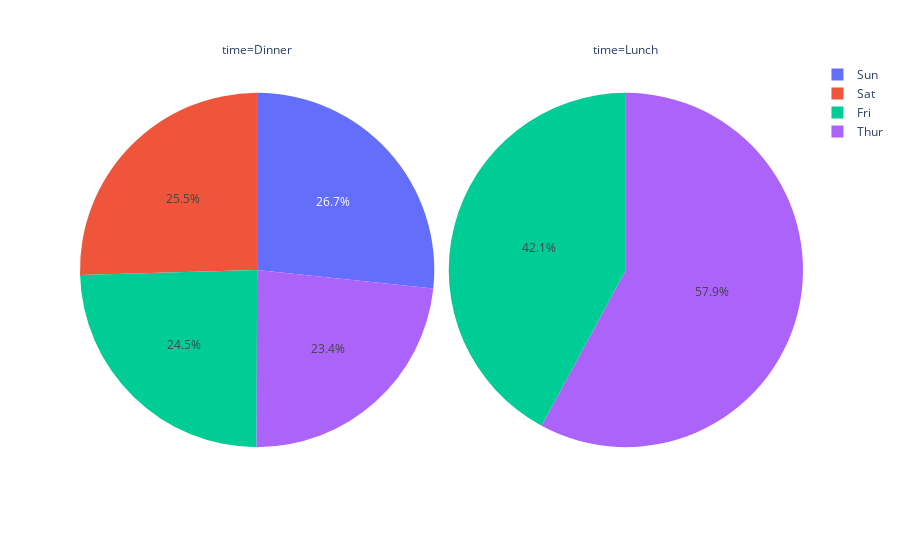

Here is the notebook cell this chart was saved with:
### Code cell
px.pie(dfres,'day','total_bill',facet_col='time')

### Figure 1 — Plotly figure (JSON) as saved in the notebook; plotly's stock layout.template omitted (floating-point values rounded to 4 significant figures)
{"data": [{"domain": {"x": [0, 0.49], "y": [0, 1]}, "hovertemplate": "time=Dinner<br>day=%{label}<br>total_bill=%{value}<extra></extra>", "labels": ["Fri", "Sat", "Sun", "Thur"], "legendgroup": "", "name": "", "showlegend": true, "type": "pie", "values": [19.66, 20.44, 21.41, 18.78]}, {"domain": {"x": [0.51, 1], "y": [0, 1]}, "hovertemplate": "time=Lunch<br>day=%{label}<br>total_bill=%{value}<extra></extra>", "labels": ["Fri", "Thur"], "legendgroup": "", "name": "", "showlegend": true, "type": "pie", "values": [12.85, 17.66]}], "layout": {"annotations": [{"font": {}, "showarrow": false, "text": "time=Dinner", "x": 0.245, "xanchor": "center", "xref": "paper", "y": 1, "yanchor": "bottom", "yref": "paper"}, {"font": {}, "showarrow": false, "text": "time=Lunch", "x": 0.755, "xanchor": "center", "xref": "paper", "y": 1, "yanchor": "bottom", "yref": "paper"}], "autosize": true, "legend": {"tracegroupgap": 0}, "margin": {"t": 60}}}
